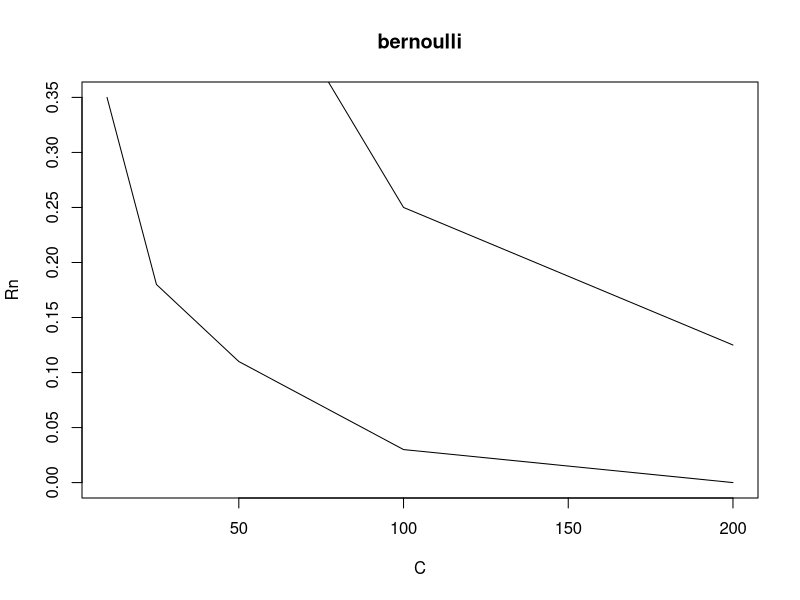

This figure's R source: (Note: this script raises an error after producing the figure.)
#Exercice1:
#2
x = rbinom(5,1,0.5)
xbar = sum(x)/5
#3
X = rep(1:100)
for(i in 1:100){
  X[i]=sum(rbinom(5,1,0.5))/5
}
#4
mean(abs(X-0.5)>=0.1)#estime P(|Xn-0.5|>=e)
#5
Rn=rep(1:5)
cpt=0
C=c(10,25,50,100,200)
X = rep(1:100)

for(n in C){

  for(i in 1:100){
    X[i]=sum(rbinom(n,1,0.5))/n
  }
  cpt=cpt+1
  Rn[cpt] = mean(abs(X-0.5)>=0.1)
}
Y=(0.5*0.5)/(C*0.1*0.1)
plot(C,Rn,type='l',beside=TRUE,main='bernoulli')
points(C,Y,type='l')

#EXERCICE2:
#1
seq_x=rexp(1000,2)
#2
par(mfrow=c(1,2))
plot(1:n,cumsum(seq_x)/1:n,type= 'l',ylab="moyenne empirique",col=1,cex.axis=2,cex.lab=2,ylim=c(0,1),main='Exponentielle')

#3
for(i in 2:20) {
  seq_x=rexp(n,2)
  lines(1:n,cumsum(seq_x)/1:n,type= 'l',col=i) 
}
abline(a=0.5,b=0)

#4
seq_x=rcauchy(1000)

plot(1:n,cumsum(seq_x)/1:n,type= 'l',ylab="moyenne empirique",col=1,cex.axis=2,cex.lab=2,ylim=c(0,1),main='Loi Cauchy')
for(i in 2:10) {
  seq_x=rcauchy(n,2)
  lines(1:n,cumsum(seq_x)/1:n,type= 'l',col=i) 
}

#EXERCICE3:
#1
seq_x=rbinom(1000,1,0.5)
plot(1:n,cumsum(seq_x)/1:n,type= 'l',ylab="moyenne empirique",col=1,cex.axis=2,cex.lab=2,ylim=c(0,1),main='Bernoulli')
for(i in 2:10) {
  seq_x=rbinom(1000,1,0.5)
  lines(1:n,cumsum(seq_x)/1:n,type= 'l',col=i) 
}

#2
seq_x=rbinom(1000,1,0.5)
par(mfrow=c(1,1))
plot(1:n,(cumsum(seq_x)/1:n)-0.5,type= 'l',ylab="moyenne empirique",col=1,cex.axis=2,cex.lab=2,ylim=c(-1,1),main='Bernoulli')
for(i in 2:10) {
  seq_x=rbinom(1000,1,0.5)
  lines(1:n,(cumsum(seq_x)/1:n)-0.5,type= 'l',col=i) 
}
n=1000
c=1:n
X=(1.96*sqrt(0.5*0.5))/sqrt(c)
Y=(-1.96*sqrt(0.5*0.5))/sqrt(c)
lines(1:n,Y,type= 'l',col='red')
lines(1:n,X,type= 'l',col='red')

Z=(1.96*sqrt(0.5*0.5))/c
A=(-1.96*sqrt(0.5*0.5))/c
lines(1:n,Z,type= 'l',col='green')
lines(1:n,A,type= 'l',col='green')

D=(1.96*sqrt(0.5*0.5))/log(c)
B=(-1.96*sqrt(0.5*0.5))/log(c)
lines(1:n,D,type= 'l',col='blue')
lines(1:n,B,type= 'l',col='blue')

#Exercice4:
tclexpo = function(n,a){
  for(i in 1:1000){
    seq_x=rexp(n,a)
    X[i]=(sqrt(n)*(cumsum(seq_x)/1:n)-(1/a))/(sqrt(1/(a*a)))
  }
  return(X)
}
C=c(2,10,50,100)
par(mfrow=c(2,2))
for(i in C){
  hist(tclexpo(i,2),probability =TRUE)
}
